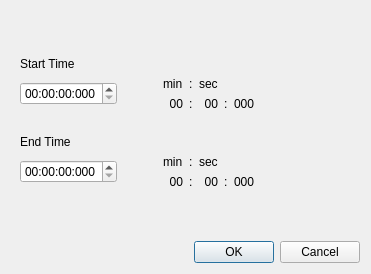
<?xml version="1.0" encoding="UTF-8"?>
<ui version="4.0">
 <class>TimeEditDlg</class>
 <widget class="QDialog" name="TimeEditDlg">
  <property name="geometry">
   <rect>
    <x>0</x>
    <y>0</y>
    <width>371</width>
    <height>274</height>
   </rect>
  </property>
  <property name="windowTitle">
   <string>Go To Time</string>
  </property>
  <layout class="QVBoxLayout" name="verticalLayout_2">
   <item>
    <spacer name="verticalSpacer_2">
     <property name="orientation">
      <enum>Qt::Vertical</enum>
     </property>
     <property name="sizeHint" stdset="0">
      <size>
       <width>20</width>
       <height>40</height>
      </size>
     </property>
    </spacer>
   </item>
   <item>
    <widget class="QWidget" name="startTimeGroup" native="true">
     <layout class="QGridLayout" name="gridLayout_3">
      <item row="2" column="0">
       <layout class="QHBoxLayout" name="horizontalLayout">
        <item>
         <widget class="CDateTimeEdit" name="startTimeEdit">
          <property name="currentSection">
           <enum>QDateTimeEdit::SecondSection</enum>
          </property>
          <property name="displayFormat">
           <string>hh:mm:ss:zzz</string>
          </property>
         </widget>
        </item>
        <item>
         <spacer name="horizontalSpacer">
          <property name="orientation">
           <enum>Qt::Horizontal</enum>
          </property>
          <property name="sizeType">
           <enum>QSizePolicy::Fixed</enum>
          </property>
          <property name="sizeHint" stdset="0">
           <size>
            <width>40</width>
            <height>20</height>
           </size>
          </property>
         </spacer>
        </item>
        <item>
         <layout class="QGridLayout" name="gridLayout">
          <item row="1" column="1">
           <widget class="QLabel" name="label_3">
            <property name="text">
             <string>:</string>
            </property>
           </widget>
          </item>
          <item row="1" column="0">
           <widget class="QLabel" name="startTimeMin">
            <property name="text">
             <string>00</string>
            </property>
            <property name="alignment">
             <set>Qt::AlignRight|Qt::AlignTrailing|Qt::AlignVCenter</set>
            </property>
           </widget>
          </item>
          <item row="0" column="1">
           <widget class="QLabel" name="label_8">
            <property name="text">
             <string>:</string>
            </property>
           </widget>
          </item>
          <item row="0" column="2">
           <widget class="QLabel" name="label_7">
            <property name="text">
             <string>sec</string>
            </property>
           </widget>
          </item>
          <item row="1" column="2">
           <widget class="QLabel" name="startTimeSec">
            <property name="text">
             <string>00</string>
            </property>
            <property name="alignment">
             <set>Qt::AlignRight|Qt::AlignTrailing|Qt::AlignVCenter</set>
            </property>
           </widget>
          </item>
          <item row="0" column="0">
           <widget class="QLabel" name="label">
            <property name="text">
             <string>min</string>
            </property>
           </widget>
          </item>
          <item row="1" column="4">
           <widget class="QLabel" name="startTimeMsec">
            <property name="text">
             <string>000</string>
            </property>
           </widget>
          </item>
          <item row="1" column="3">
           <widget class="QLabel" name="label_5">
            <property name="text">
             <string>:</string>
            </property>
           </widget>
          </item>
         </layout>
        </item>
        <item>
         <spacer name="horizontalSpacer_2">
          <property name="orientation">
           <enum>Qt::Horizontal</enum>
          </property>
          <property name="sizeType">
           <enum>QSizePolicy::Expanding</enum>
          </property>
          <property name="sizeHint" stdset="0">
           <size>
            <width>40</width>
            <height>20</height>
           </size>
          </property>
         </spacer>
        </item>
       </layout>
      </item>
      <item row="0" column="0">
       <widget class="QLabel" name="startTimeLabel">
        <property name="text">
         <string>Start Time</string>
        </property>
       </widget>
      </item>
     </layout>
    </widget>
   </item>
   <item>
    <widget class="QWidget" name="endTimeGroup" native="true">
     <layout class="QVBoxLayout" name="verticalLayout">
      <item>
       <widget class="QLabel" name="endTimeLabel">
        <property name="text">
         <string>End Time</string>
        </property>
       </widget>
      </item>
      <item>
       <layout class="QHBoxLayout" name="horizontalLayout_3">
        <item>
         <widget class="CDateTimeEdit" name="endTimeEdit">
          <property name="currentSection">
           <enum>QDateTimeEdit::SecondSection</enum>
          </property>
          <property name="displayFormat">
           <string>hh:mm:ss:zzz</string>
          </property>
         </widget>
        </item>
        <item>
         <spacer name="horizontalSpacer_6">
          <property name="orientation">
           <enum>Qt::Horizontal</enum>
          </property>
          <property name="sizeType">
           <enum>QSizePolicy::Fixed</enum>
          </property>
          <property name="sizeHint" stdset="0">
           <size>
            <width>40</width>
            <height>20</height>
           </size>
          </property>
         </spacer>
        </item>
        <item>
         <layout class="QGridLayout" name="gridLayout_2">
          <item row="1" column="1">
           <widget class="QLabel" name="label_9">
            <property name="text">
             <string>:</string>
            </property>
           </widget>
          </item>
          <item row="1" column="0">
           <widget class="QLabel" name="endTimeMin">
            <property name="text">
             <string>00</string>
            </property>
            <property name="alignment">
             <set>Qt::AlignRight|Qt::AlignTrailing|Qt::AlignVCenter</set>
            </property>
           </widget>
          </item>
          <item row="0" column="1">
           <widget class="QLabel" name="label_11">
            <property name="text">
             <string>:</string>
            </property>
           </widget>
          </item>
          <item row="0" column="2">
           <widget class="QLabel" name="label_12">
            <property name="text">
             <string>sec</string>
            </property>
           </widget>
          </item>
          <item row="1" column="2">
           <widget class="QLabel" name="endTimeSec">
            <property name="text">
             <string>00</string>
            </property>
            <property name="alignment">
             <set>Qt::AlignRight|Qt::AlignTrailing|Qt::AlignVCenter</set>
            </property>
           </widget>
          </item>
          <item row="0" column="0">
           <widget class="QLabel" name="label_14">
            <property name="text">
             <string>min</string>
            </property>
           </widget>
          </item>
          <item row="1" column="4">
           <widget class="QLabel" name="endTimeMsec">
            <property name="text">
             <string>000</string>
            </property>
           </widget>
          </item>
          <item row="1" column="3">
           <widget class="QLabel" name="label_16">
            <property name="text">
             <string>:</string>
            </property>
           </widget>
          </item>
         </layout>
        </item>
        <item>
         <spacer name="horizontalSpacer_7">
          <property name="orientation">
           <enum>Qt::Horizontal</enum>
          </property>
          <property name="sizeType">
           <enum>QSizePolicy::Expanding</enum>
          </property>
          <property name="sizeHint" stdset="0">
           <size>
            <width>40</width>
            <height>20</height>
           </size>
          </property>
         </spacer>
        </item>
       </layout>
      </item>
     </layout>
    </widget>
   </item>
   <item>
    <spacer name="verticalSpacer">
     <property name="orientation">
      <enum>Qt::Vertical</enum>
     </property>
     <property name="sizeHint" stdset="0">
      <size>
       <width>20</width>
       <height>40</height>
      </size>
     </property>
    </spacer>
   </item>
   <item>
    <layout class="QHBoxLayout" name="horizontalLayout_2">
     <item>
      <spacer name="horizontalSpacer_4">
       <property name="orientation">
        <enum>Qt::Horizontal</enum>
       </property>
       <property name="sizeHint" stdset="0">
        <size>
         <width>40</width>
         <height>20</height>
        </size>
       </property>
      </spacer>
     </item>
     <item>
      <widget class="QDialogButtonBox" name="buttonBox">
       <property name="orientation">
        <enum>Qt::Horizontal</enum>
       </property>
       <property name="standardButtons">
        <set>QDialogButtonBox::Cancel|QDialogButtonBox::Ok</set>
       </property>
      </widget>
     </item>
    </layout>
   </item>
  </layout>
 </widget>
 <customwidgets>
  <customwidget>
   <class>CDateTimeEdit</class>
   <extends>QTimeEdit</extends>
   <header>TimeEditDlg.h</header>
  </customwidget>
 </customwidgets>
 <resources/>
 <connections>
  <connection>
   <sender>buttonBox</sender>
   <signal>accepted()</signal>
   <receiver>TimeEditDlg</receiver>
   <slot>accept()</slot>
   <hints>
    <hint type="sourcelabel">
     <x>248</x>
     <y>254</y>
    </hint>
    <hint type="destinationlabel">
     <x>157</x>
     <y>274</y>
    </hint>
   </hints>
  </connection>
  <connection>
   <sender>buttonBox</sender>
   <signal>rejected()</signal>
   <receiver>TimeEditDlg</receiver>
   <slot>reject()</slot>
   <hints>
    <hint type="sourcelabel">
     <x>316</x>
     <y>260</y>
    </hint>
    <hint type="destinationlabel">
     <x>286</x>
     <y>274</y>
    </hint>
   </hints>
  </connection>
 </connections>
</ui>
